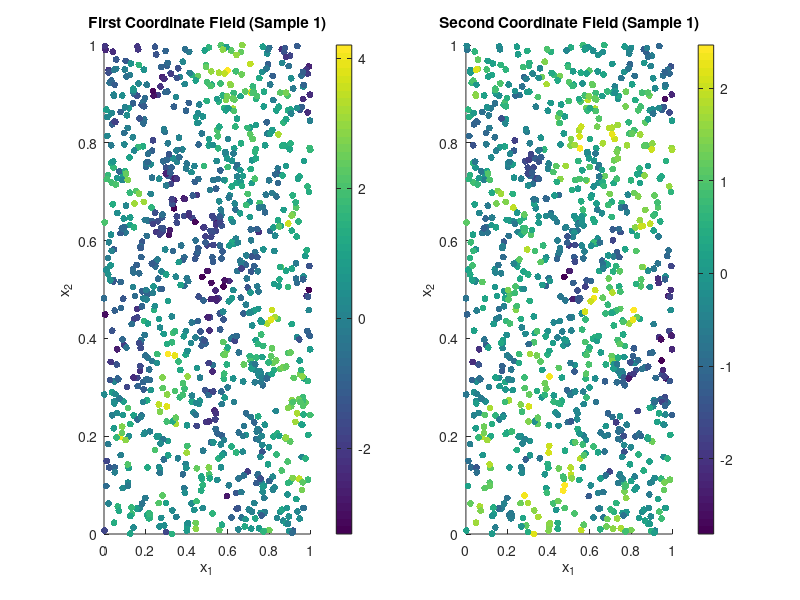

This chart was generated by the following MATLAB code: (Note: this script raises an error after producing the figure.)
%cd /storage/hpc/data/rd2nr/15.mvcage/diritchlet_cluster;
cd /Users/rdaw/Documents/MVCAGE/simulation_rev/;
rng(22);
rng(22);

% Generate functional data with a Bivariate Matern Covariance function
% Define parameters of the covariance function
s11 =  sqrt(2);
s22 = 1;
nu11 = 0.4;
nu22 = 0.5;
nu12 = 1/2*(nu11 + nu22);
a11 = 10; %0.3;
a22 = 15; %0.5;
a12 = 1.2* max(a11, a22); %0.6; has to be greater than both a11, a22
rhs = a11^nu11 * a22^nu22/ a12^(nu11 + nu22) * gamma(nu12)/gamma(nu12 + 1) / sqrt( gamma(nu11) * gamma(nu22) ) * sqrt( gamma(nu11 + 1) * gamma(nu22 + 1) );
rho = unifrnd(rhs/2, 3/4 * rhs);

% Covariance function (Isotropic Matern in 2D Euclidean Distance)
M     = @(D, nu, a) 2^(1 - nu)/ gamma(nu) * (a * D).^nu .* besselk(nu, a * D);
cov11 = @(D) s11^2 * M(D, nu11, a11);
cov22 = @(D) s22^2 * M(D, nu22, a22);
cov12 = @(D) rho * s11 * s22 * M(D, nu12, a12);

% Sample locations in 2D domain [0,1] x [0,1]
rng(100);
N  = 1000;
XX = rand(N, 2); % 2D Spatial locations (x1, x2)

% Sample data covariance matrix
DD = pdist2(XX, XX); % 2D Euclidean distance matrix

tic;
C1  = cov11(DD); C1(1:N+ 1:end) = s11^2;
disp("First Covariance Matrix done");
toc
tic;
C2  = cov22(DD); C2(1:N+ 1:end) = s22^2;
disp("Second Covariance Matrix done");
toc
tic;
C12  = cov12(DD); C12(1:N+ 1:end) = s11 * s22 * rho;
disp("Cross Covariance Matrix done");
toc
C = [C1 C12; C12' C2];

nobs = 10000;
Y = mvnrnd(zeros(1, 2*N), C, nobs)';
Y1 = Y(1:N, :);
Y2 = Y((1+N):end, :);

% Plot a few simulated processes in 2D space
figure;
subplot(1,2,1); 
scatter(XX(:,1), XX(:,2), 25, Y1(:,1), 'filled'); 
colorbar; xlabel("x_1"); ylabel("x_2"); title("First Coordinate Field (Sample 1)");
subplot(1,2,2); 
scatter(XX(:,1), XX(:,2), 25, Y2(:,1), 'filled'); 
colorbar; xlabel("x_1"); ylabel("x_2"); title("Second Coordinate Field (Sample 1)");
sgtitle("Sample of Simulated 2D Spatial Functional Data");
saveas(gcf, "sample.png");
close();

%%%%%%%%%%%%%%%%    Estimated Empirical Covariance %%%%%%%%%%%%%%%%%%%%
tic;
C_hat   = 1/(nobs-1) * (Y * Y');
C1_hat  = C_hat(1:N, 1:N);
C2_hat  = C_hat((1+N):end, (1+N):end);
C12_hat = C_hat(1:N, (1+N):end);
toc

%%%%%%%%%%%%%%%%% MVPCA %%%%%%%%%%%%%%%%%%
% Set the number of wavevector pairs
n_basis = 50;

% Generate grid of integer wavevectors (k1, k2)
n_freq = ceil(sqrt(n_basis + 1));
[K1_grid, K2_grid] = meshgrid(0:n_freq-1, 0:n_freq-1);

K1 = K1_grid(:);
K2 = K2_grid(:);

% Exclude (0,0) to prevent a zero sine column and a redundant constant cosine column
non_zero_idx = ~(K1 == 0 & K2 == 0);
K1 = K1(non_zero_idx);
K2 = K2(non_zero_idx);

% Truncate to the desired n_basis wavevectors
K1 = K1(1:n_basis);
K2 = K2(1:n_basis);

% Compute 2D Fourier arguments: 2*pi*(k1*x1 + k2*x2)
arg1 = 2 * pi * (XX(:,1) * K1' + XX(:,2) * K2');

% Build orthonormal basis matrix [1, sqrt(2)*sin(...), sqrt(2)*cos(...)]
Phi1 = [ones(N,1), sqrt(2)*sin(arg1), sqrt(2)*cos(arg1)];




%%%%%%%%%%%%%%%%% UKLE %%%%%%%%%%%%%%%%%%
MM = size(Phi1,2);

% UKLE1 (2D Integration over domain via 2D Monte Carlo / Riemann sum)
A1 = (1/N^2) * (Phi1' * C1_hat * Phi1);
A1 = 1/2*(A1 + A1');
[Evec1, Eval1]  = eigs(A1, MM);      
EE1 = Phi1 * Evec1;                 % Eigenfunctions

alpha1 = (1/N) * (Y1' * EE1);      % 2D Integral for scores
Y1_hat = EE1 * alpha1';

%%%%%%%%%%%%% Second set of basis %%%%%%%%%%%%
Phi2 = Phi1;

% UKLE2
A2 = (1/N^2) * (Phi2' * C2_hat * Phi2);
A2 = 1/2*(A2 + A2');
[Evec2, Eval2]  = eigs(A2, MM);      
EE2 = Phi2 * Evec2;                 % Eigenfunctions

alpha2 = (1/N) * (Y2' * EE2);      % 2D Integral for scores
Y2_hat = EE2 * alpha2';

% Cross KLE
K11 = Eval1;
K22 = Eval2;
K12 = (1/N^2) * (EE1' * C12_hat * EE2);

KK = [K11 K12; K12' K22];
[Evec, Eval] = eig(KK);
Eval = max(Eval, 0);

%%%%% MVKLE
EEpart1 = EE1 * Evec(1:MM, :);
EEpart2 = EE2 * Evec((MM+1):end, :);
EE = zeros(N, 2*MM, 2);
EE(:,:,1) = EEpart1;
EE(:,:,2) = EEpart2;

%%%%%%%%%%%%%%%%%%%%%%%%%%% Add more pseudo points for clustering %%%%%%%%%%%%%%%%%%%%%%%%%%%%%%%
N2_side = 70; 
N2 = N2_side^2; % ~4900 pseudo grid points in 2D space
[p_x1, p_x2] = meshgrid(linspace(0, 1, N2_side), linspace(0, 1, N2_side));
p_XX = [p_x1(:), p_x2(:)];

p_arg = 2 * pi * (p_XX(:,1) * K1' + p_XX(:,2) * K2');
p_Phi1 = [ones(N2,1), sqrt(2)*sin(p_arg), sqrt(2)*cos(p_arg)];

p_EE1    = p_Phi1 * Evec1;                 % Eigenfunctions
p_Y1     = p_EE1 * alpha1';

p_Phi2   = p_Phi1;
p_EE2    = p_Phi2 * Evec2;                 % Eigenfunctions
p_Y2     = p_EE2 * alpha2';

p_EEpart1 = p_EE1 * Evec(1:MM, :) * sqrt(Eval);
p_EEpart2 = p_EE2 * Evec((MM+1):end, :) * sqrt(Eval);
p_EE = [p_EEpart1 p_EEpart2];

%%%%%%%%%%%%%%%%%%%%%%%%%%%%%% Clusters %%%%%%%%%%%%%%%%%%%%%%%%%%%%%%%%%%%%
this_dat = p_EE;
areas = ones(N2, 1) * (1/N2);
Z = linkage(this_dat, 'ward');

rng(1);
lower = 10;
upper = 200;
cnt2 = zeros(upper - lower + 1, 1);
cnt3 = zeros(upper - lower + 1, 1);

parfor j = 1:(upper - lower + 1)
    disp(j + lower - 1);
    cl = cluster(Z, 'Maxclust', j + lower - 1);
    tmp = 0;
    for jjj = 1:max(cl)
        jj = find(cl == jjj);
        pEE = p_EE(jj, :) - mean(p_EE(jj, :));
        tmp = tmp + sum(pEE.^2, "all")/ sum(areas(jj,1));
    end
    cnt2(j) = tmp;
    cnt3(j) = tmp/max(cl);
end

cnt3_dif = -cnt3(2:end) + cnt3(1:end-1);
cnt3_rel_dif = cnt3_dif./cnt3(2:end);

figure;
subplot(1,2,1); plot(lower:(upper-1), cnt3_dif); xlabel("Number of Clusters"); title("MVCAGE Difference");
subplot(1,2,2); plot(lower:(upper-1), cnt3_rel_dif); xlabel("Number of Clusters"); title("MVCAGE Relative Difference");

best = 1 + max(find(cnt3_rel_dif > 1e-2));

rng(123);
ttt = randi([1, 10000]);
[cl, ~, sumd, ~] = kmeans([p_Y1(:,ttt) p_Y2(:,ttt)], best + lower - 1);

yhat = zeros(N2, 2);
for j = 1:max(cl)
    jj = find(cl == j);
    yhat(jj, 1) = mean(p_Y1(jj, ttt));
    yhat(jj, 2) = mean(p_Y2(jj, ttt));
end
err = [p_Y1(:,ttt) p_Y2(:,ttt)] - yhat;

%%%%%%%%%%%%%%%%%%%%%%%%%% Spatial Data Plotting %%%%%%%%%%%%%%%%%%%%%%%%%%%%%%%%%%%
figure;
subplot(1,2,1);
scatter(p_XX(:,1), p_XX(:,2), 15, yhat(:,1), 'filled');
colorbar; xlabel("x_1"); ylabel("x_2"); title("Aggregated First Coordinate Field");

subplot(1,2,2);  
scatter(p_XX(:,1), p_XX(:,2), 15, yhat(:,2), 'filled');
colorbar; xlabel("x_1"); ylabel("x_2"); title("Aggregated Second Coordinate Field");

saveas(gcf, "mvfda_3.png");
close()

%%%%%%%%%%%%%%%%%%%%%%%%%%%%% Error & Diagnostic Plotting %%%%%%%%%%%%%%%%%%%%%%%%%%%%%%%
cage = zeros(N2,1);
for jjj = 1:max(cl)
    jj = find(cl == jjj);
    pEE = p_EE(jj, :) - mean(p_EE(jj, :));
    cage(jj, 1) = sum(pEE.^2, "all")/ size(jj,1);
end

figure;
plot(lower:upper, cnt3, 'Color', "#A2142F");
xlim([lower upper]);
xlabel("Number of Regions");
ylabel("MVCAGE");
title("MVCAGE for Areal Units Number");
saveas(gcf, "cl_vs_MVCAGE.png");
close();

figure;
scatter(p_XX(:,1), p_XX(:,2), 15, cage, 'filled');
colorbar; xlabel("x_1"); ylabel("x_2");
title("Aggregate-level MVCAGE Map");
saveas(gcf, "total_MVCAGE.png");
close();
